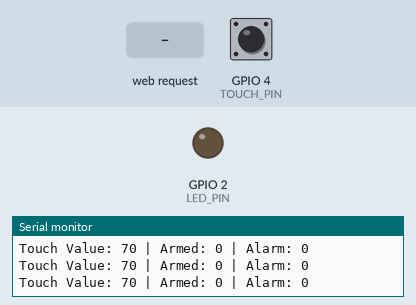
Recording of a sketch running on a simulated ESP32. Parts: output pins drawn as LEDs (lit = HIGH), the last lines printed to the serial monitor. Dashed ring = blinking. Inputs (shaded band) come from the test bench; at power-on: GPIO 4 (TOUCH_PIN) HIGH.

Above: at 2.2 s.
2.3 s: HTTP request GET /arm received
At 2.62 s:
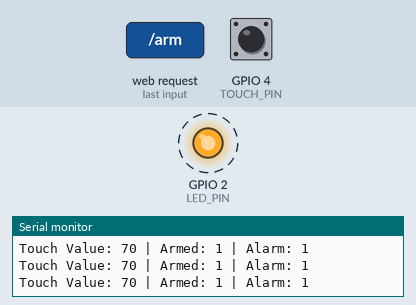
5.3 s: HTTP request GET /disarm received
At 5.3 s:
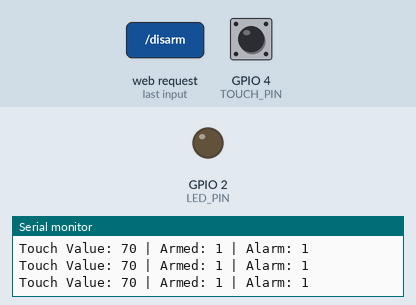
Timing chart, 0 to 8.3 s (numbered marks = the images above; inputs shaded):
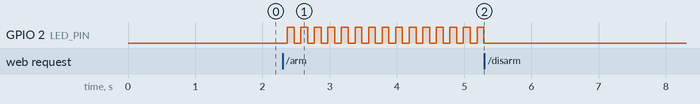

The sketch:

sketch_jun30c.ino
```cpp
// ex08：物联网安防报警器模拟实验
// 参考基础：基础IO + 触摸引脚 + Web服务器
// 功能：网页布防/撤防；布防状态下触摸引脚触发报警；报警锁定直到网页撤防

#include <WiFi.h>
#include <WebServer.h>

// ================= WiFi AP 配置 =================
// ESP32 会创建自己的热点
const char* ap_ssid = "ESP32-ALARM";
const char* ap_pass = "12345678";   // 至少8位

WebServer server(80);

// ================= 引脚配置 =================
// ESP32 T0 触摸通道对应 GPIO4
#define TOUCH_PIN 4

// ESP32 DevKit 常见板载 LED 是 GPIO2
#define LED_PIN 2

// 触摸阈值：触摸时 touchRead() 的值会变小
// 需要根据串口监视器观察调整
int threshold = 500;

// ================= 系统状态变量 =================
// 是否布防
bool isArmed = false;

// 是否已经触发报警
bool isAlarmTriggered = false;

// ================= LED 闪烁控制 =================
bool ledState = false;
unsigned long lastBlinkTime = 0;

// 报警闪烁间隔，数值越小闪得越快
const unsigned long alarmBlinkInterval = 80;

// ================= 生成网页 =================
String makePage() {
  String armText = isArmed ? "已布防" : "未布防";
  String alarmText = isAlarmTriggered ? "报警中" : "正常";
  String statusClass = isAlarmTriggered ? "alarm" : (isArmed ? "armed" : "safe");

  String html = R"rawliteral(
<!DOCTYPE html>
<html lang="zh-CN">
<head>
  <meta charset="UTF-8">
  <meta name="viewport" content="width=device-width, initial-scale=1.0">
  <title>ESP32 安防报警器</title>
  <style>
    body {
      margin: 0;
      padding: 0;
      font-family: -apple-system, BlinkMacSystemFont, "Segoe UI", Arial, sans-serif;
      background: linear-gradient(135deg, #eef2ff, #f8fafc);
      color: #111827;
      min-height: 100vh;
      display: flex;
      justify-content: center;
      align-items: center;
    }

    .card {
      width: 88%;
      max-width: 430px;
      background: #ffffff;
      border-radius: 24px;
      padding: 28px;
      box-shadow: 0 18px 45px rgba(0, 0, 0, 0.12);
      text-align: center;
    }

    h1 {
      margin-top: 0;
      font-size: 26px;
      color: #1f2937;
    }

    .subtitle {
      color: #6b7280;
      font-size: 15px;
      margin-bottom: 24px;
      line-height: 1.6;
    }

    .status {
      border-radius: 18px;
      padding: 18px;
      margin-bottom: 24px;
      font-size: 18px;
      font-weight: 700;
    }

    .safe {
      background: #ecfdf5;
      color: #047857;
    }

    .armed {
      background: #eff6ff;
      color: #1d4ed8;
    }

    .alarm {
      background: #fef2f2;
      color: #dc2626;
      animation: blink 0.5s infinite;
    }

    @keyframes blink {
      0% { opacity: 1; }
      50% { opacity: 0.45; }
      100% { opacity: 1; }
    }

    .info {
      font-size: 15px;
      color: #374151;
      line-height: 1.8;
      margin-bottom: 24px;
    }

    .buttons {
      display: flex;
      gap: 12px;
    }

    button {
      flex: 1;
      border: none;
      border-radius: 16px;
      padding: 14px 0;
      font-size: 16px;
      font-weight: 600;
      cursor: pointer;
    }

    .arm-btn {
      background: #2563eb;
      color: white;
    }

    .disarm-btn {
      background: #ef4444;
      color: white;
    }

    button:active {
      transform: scale(0.97);
    }

    .tip {
      margin-top: 24px;
      color: #9ca3af;
      font-size: 13px;
      line-height: 1.6;
    }
  </style>
</head>
<body>
  <div class="card">
    <h1>ESP32 安防报警器</h1>
    <div class="subtitle">网页端控制布防 / 撤防，触摸引脚模拟入侵检测</div>

    <div class="status STATUS_CLASS">
      系统状态：ARM_TEXT<br>
      报警状态：ALARM_TEXT
    </div>

    <div class="info">
      未布防：触摸无反应<br>
      已布防：触摸后报警锁定<br>
      撤防后：LED熄灭，状态重置
    </div>

    <div class="buttons">
      <button class="arm-btn" onclick="location.href='/arm'">布防 Arm</button>
      <button class="disarm-btn" onclick="location.href='/disarm'">撤防 Disarm</button>
    </div>

    <div class="tip">
      手机或电脑连接 ESP32-ALARM 热点后，访问 192.168.4.1
    </div>
  </div>
</body>
</html>
)rawliteral";

  html.replace("STATUS_CLASS", statusClass);
  html.replace("ARM_TEXT", armText);
  html.replace("ALARM_TEXT", alarmText);

  return html;
}

// ================= Web 路由处理 =================
void handleRoot() {
  server.send(200, "text/html", makePage());
}

void handleArm() {
  isArmed = true;
  isAlarmTriggered = false;
  ledState = false;
  digitalWrite(LED_PIN, LOW);

  Serial.println("System Armed");

  server.sendHeader("Location", "/");
  server.send(303);
}

void handleDisarm() {
  isArmed = false;
  isAlarmTriggered = false;
  ledState = false;
  digitalWrite(LED_PIN, LOW);

  Serial.println("System Disarmed, Alarm Reset");

  server.sendHeader("Location", "/");
  server.send(303);
}

void handleStatus() {
  String json = "{";
  json += "\"armed\":";
  json += isArmed ? "true" : "false";
  json += ",";
  json += "\"alarm\":";
  json += isAlarmTriggered ? "true" : "false";
  json += "}";

  server.send(200, "application/json", json);
}

void handleNotFound() {
  server.send(404, "text/plain", "404 Not Found");
}

// ================= 触摸检测 =================
void checkTouchSensor() {
  int touchValue = touchRead(TOUCH_PIN);
  bool isTouched = touchValue < threshold;

  // 只有布防状态下，触摸才会触发报警
  if (isArmed && isTouched) {
    if (!isAlarmTriggered) {
      isAlarmTriggered = true;
      Serial.println("Alarm Triggered!");
    }
  }

  // 串口输出，方便观察触摸值和状态
  Serial.print("Touch Value: ");
  Serial.print(touchValue);
  Serial.print(" | Armed: ");
  Serial.print(isArmed);
  Serial.print(" | Alarm: ");
  Serial.println(isAlarmTriggered);

  delay(50);
}

// ================= 报警LED闪烁 =================
void updateAlarmLed() {
  // 报警状态：LED 高频闪烁
  if (isAlarmTriggered) {
    unsigned long currentTime = millis();

    if (currentTime - lastBlinkTime >= alarmBlinkInterval) {
      lastBlinkTime = currentTime;

      ledState = !ledState;
      digitalWrite(LED_PIN, ledState ? HIGH : LOW);
    }
  }
  // 非报警状态：LED熄灭
  else {
    ledState = false;
    digitalWrite(LED_PIN, LOW);
  }
}

// ================= setup / loop =================
void setup() {
  Serial.begin(115200);
  delay(1000);

  pinMode(LED_PIN, OUTPUT);
  digitalWrite(LED_PIN, LOW);

  WiFi.mode(WIFI_AP);
  WiFi.softAP(ap_ssid, ap_pass);

  Serial.println();
  Serial.println("ESP32 IoT Security Alarm Started");
  Serial.print("AP SSID: ");
  Serial.println(ap_ssid);
  Serial.print("AP Password: ");
  Serial.println(ap_pass);
  Serial.print("AP IP Address: ");
  Serial.println(WiFi.softAPIP());

  server.on("/", handleRoot);
  server.on("/arm", handleArm);
  server.on("/disarm", handleDisarm);
  server.on("/status", handleStatus);
  server.onNotFound(handleNotFound);

  server.begin();
  Serial.println("HTTP server started");
}

void loop() {
  server.handleClient();

  checkTouchSensor();

  updateAlarmLed();
}
```

Measured:
- after the input at 2.3 s, GPIO 2 (LED_PIN): alternates HIGH for 0.10 s and LOW for 0.10 s, starting after 0.07 s
- after the input at 5.3 s, GPIO 2 (LED_PIN): stops changing and stays LOW
